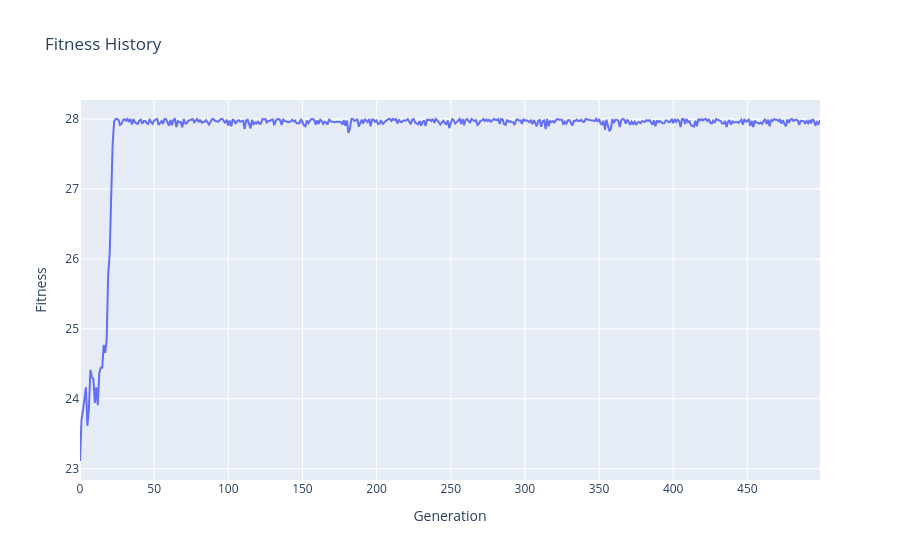
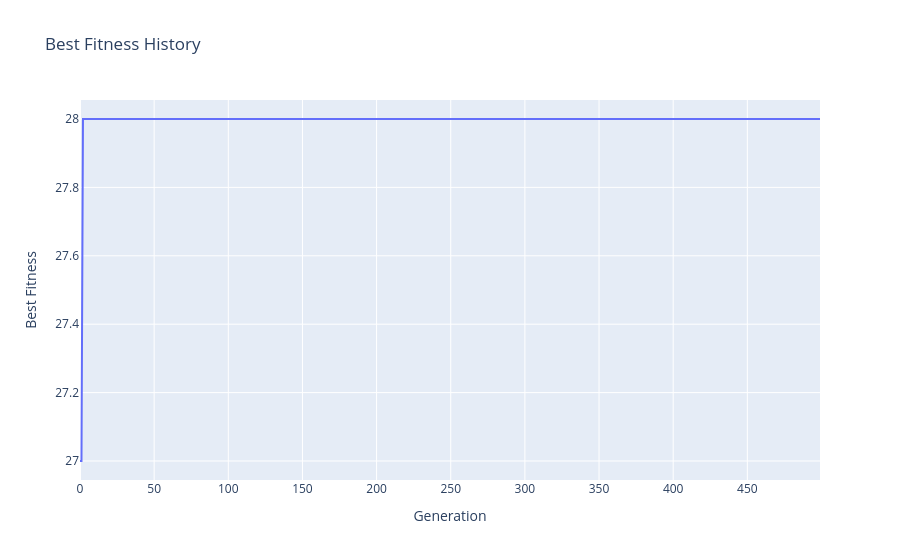

Notebook code cell kept with these figures, in order:
### Code cell
ga.fitness_plot()

### Figure 1 — Plotly figure (JSON) as saved in the notebook; plotly's stock layout.template omitted (floating-point values rounded to 4 significant figures; data arrays with more than 128 entries replaced by an {"elided": "..."} marker saying what was removed)
{"data": [{"hovertemplate": "Generation=%{x}<br>Fitness=%{y}<extra></extra>", "legendgroup": "", "line": {"color": "#636efa", "dash": "solid"}, "marker": {"symbol": "circle"}, "mode": "lines", "name": "", "orientation": "v", "showlegend": false, "type": "scatter", "x": {"elided": "500 int values"}, "xaxis": "x", "y": {"elided": "500 float values"}, "yaxis": "y"}], "layout": {"legend": {"tracegroupgap": 0}, "title": {"text": "Fitness History"}, "xaxis": {"anchor": "y", "domain": [0, 1], "title": {"text": "Generation"}}, "yaxis": {"anchor": "x", "domain": [0, 1], "title": {"text": "Fitness"}}}}

### Figure 2 — Plotly figure (JSON) as saved in the notebook; plotly's stock layout.template omitted (floating-point values rounded to 4 significant figures; data arrays with more than 128 entries replaced by an {"elided": "..."} marker saying what was removed)
{"data": [{"hovertemplate": "Generation=%{x}<br>Best Fitness=%{y}<extra></extra>", "legendgroup": "", "line": {"color": "#636efa", "dash": "solid"}, "marker": {"symbol": "circle"}, "mode": "lines", "name": "", "orientation": "v", "showlegend": false, "type": "scatter", "x": {"elided": "500 int values"}, "xaxis": "x", "y": {"elided": "500 float values"}, "yaxis": "y"}], "layout": {"legend": {"tracegroupgap": 0}, "title": {"text": "Best Fitness History"}, "xaxis": {"anchor": "y", "domain": [0, 1], "title": {"text": "Generation"}}, "yaxis": {"anchor": "x", "domain": [0, 1], "title": {"text": "Best Fitness"}}}}
